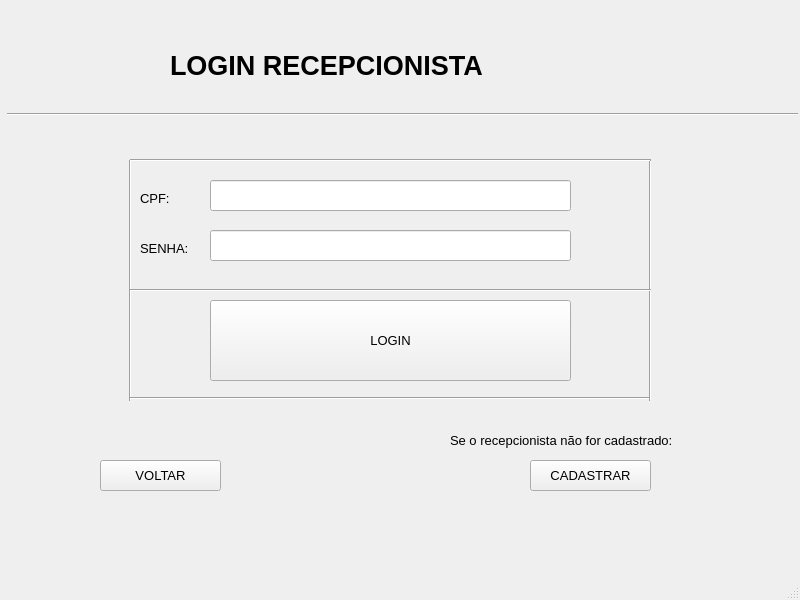
<?xml version="1.0" encoding="UTF-8"?>
<ui version="4.0">
 <class>MainWindow</class>
 <widget class="QMainWindow" name="MainWindow">
  <property name="geometry">
   <rect>
    <x>0</x>
    <y>0</y>
    <width>800</width>
    <height>600</height>
   </rect>
  </property>
  <property name="font">
   <font>
    <pointsize>10</pointsize>
   </font>
  </property>
  <property name="windowTitle">
   <string>MainWindow</string>
  </property>
  <property name="animated">
   <bool>true</bool>
  </property>
  <widget class="QWidget" name="centralwidget">
   <widget class="QLabel" name="label">
    <property name="geometry">
     <rect>
      <x>170</x>
      <y>40</y>
      <width>411</width>
      <height>51</height>
     </rect>
    </property>
    <property name="font">
     <font>
      <pointsize>20</pointsize>
      <weight>75</weight>
      <bold>true</bold>
     </font>
    </property>
    <property name="frameShape">
     <enum>QFrame::NoFrame</enum>
    </property>
    <property name="text">
     <string>LOGIN RECEPCIONISTA</string>
    </property>
    <property name="textFormat">
     <enum>Qt::AutoText</enum>
    </property>
    <property name="alignment">
     <set>Qt::AlignLeading|Qt::AlignLeft|Qt::AlignVCenter</set>
    </property>
   </widget>
   <widget class="Line" name="line">
    <property name="geometry">
     <rect>
      <x>7</x>
      <y>99</y>
      <width>791</width>
      <height>31</height>
     </rect>
    </property>
    <property name="orientation">
     <enum>Qt::Horizontal</enum>
    </property>
   </widget>
   <widget class="QLineEdit" name="lineEdit">
    <property name="geometry">
     <rect>
      <x>210</x>
      <y>180</y>
      <width>361</width>
      <height>31</height>
     </rect>
    </property>
   </widget>
   <widget class="QLabel" name="label_2">
    <property name="geometry">
     <rect>
      <x>140</x>
      <y>190</y>
      <width>41</width>
      <height>16</height>
     </rect>
    </property>
    <property name="text">
     <string>CPF:</string>
    </property>
   </widget>
   <widget class="QLabel" name="label_3">
    <property name="geometry">
     <rect>
      <x>140</x>
      <y>240</y>
      <width>61</width>
      <height>16</height>
     </rect>
    </property>
    <property name="text">
     <string>SENHA:</string>
    </property>
   </widget>
   <widget class="QLineEdit" name="lineEdit_2">
    <property name="geometry">
     <rect>
      <x>210</x>
      <y>230</y>
      <width>361</width>
      <height>31</height>
     </rect>
    </property>
   </widget>
   <widget class="QPushButton" name="pushButton">
    <property name="geometry">
     <rect>
      <x>210</x>
      <y>300</y>
      <width>361</width>
      <height>81</height>
     </rect>
    </property>
    <property name="text">
     <string>LOGIN</string>
    </property>
   </widget>
   <widget class="Line" name="line_2">
    <property name="geometry">
     <rect>
      <x>120</x>
      <y>160</y>
      <width>20</width>
      <height>241</height>
     </rect>
    </property>
    <property name="orientation">
     <enum>Qt::Vertical</enum>
    </property>
   </widget>
   <widget class="Line" name="line_3">
    <property name="geometry">
     <rect>
      <x>130</x>
      <y>390</y>
      <width>521</width>
      <height>16</height>
     </rect>
    </property>
    <property name="orientation">
     <enum>Qt::Horizontal</enum>
    </property>
   </widget>
   <widget class="Line" name="line_4">
    <property name="geometry">
     <rect>
      <x>640</x>
      <y>160</y>
      <width>20</width>
      <height>241</height>
     </rect>
    </property>
    <property name="orientation">
     <enum>Qt::Vertical</enum>
    </property>
   </widget>
   <widget class="QLabel" name="label_4">
    <property name="geometry">
     <rect>
      <x>450</x>
      <y>430</y>
      <width>301</width>
      <height>20</height>
     </rect>
    </property>
    <property name="text">
     <string>Se o recepcionista não for cadastrado:</string>
    </property>
   </widget>
   <widget class="QLabel" name="label_5">
    <property name="geometry">
     <rect>
      <x>540</x>
      <y>420</y>
      <width>55</width>
      <height>16</height>
     </rect>
    </property>
    <property name="text">
     <string/>
    </property>
   </widget>
   <widget class="QPushButton" name="pushButton_2">
    <property name="geometry">
     <rect>
      <x>530</x>
      <y>460</y>
      <width>121</width>
      <height>31</height>
     </rect>
    </property>
    <property name="text">
     <string>CADASTRAR</string>
    </property>
   </widget>
   <widget class="QPushButton" name="pushButton_3">
    <property name="geometry">
     <rect>
      <x>100</x>
      <y>460</y>
      <width>121</width>
      <height>31</height>
     </rect>
    </property>
    <property name="text">
     <string>VOLTAR</string>
    </property>
   </widget>
   <widget class="Line" name="line_5">
    <property name="geometry">
     <rect>
      <x>130</x>
      <y>280</y>
      <width>521</width>
      <height>20</height>
     </rect>
    </property>
    <property name="orientation">
     <enum>Qt::Horizontal</enum>
    </property>
   </widget>
   <widget class="Line" name="line_6">
    <property name="geometry">
     <rect>
      <x>130</x>
      <y>150</y>
      <width>521</width>
      <height>21</height>
     </rect>
    </property>
    <property name="orientation">
     <enum>Qt::Horizontal</enum>
    </property>
   </widget>
  </widget>
  <widget class="QMenuBar" name="menubar">
   <property name="geometry">
    <rect>
     <x>0</x>
     <y>0</y>
     <width>800</width>
     <height>26</height>
    </rect>
   </property>
  </widget>
  <widget class="QStatusBar" name="statusbar"/>
 </widget>
 <resources/>
 <connections/>
</ui>
